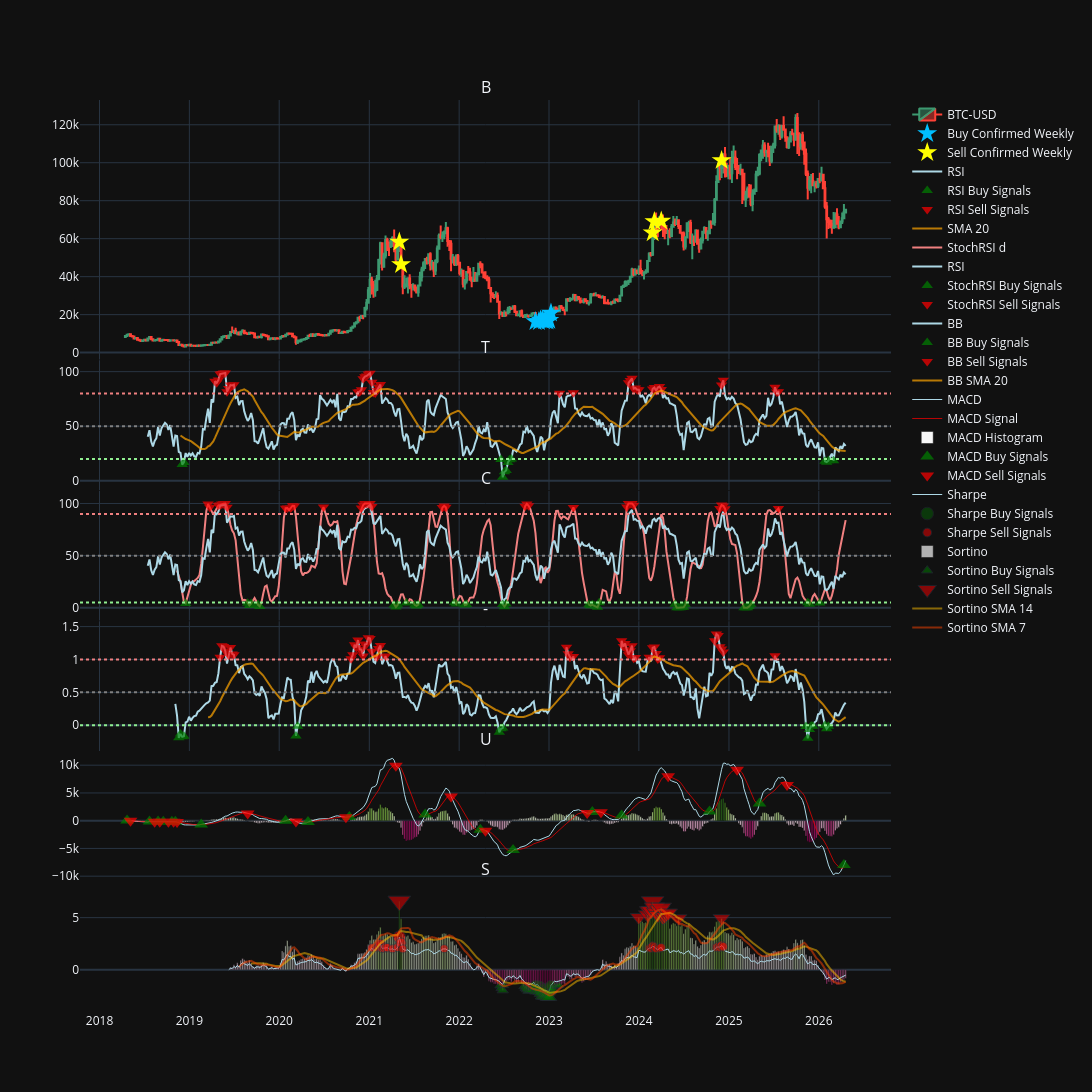

Notebook cell for this chart:
### Markdown cell above
Figure BTC Weekly

### Code cell
fig_btc_weekly = make_subplots(
    rows=6, cols=1,
    shared_xaxes=True,
    vertical_spacing=0.0008,
    subplot_titles=('BTC-USD'),
    row_width=[1.0, 1.0, 1.0, 1.0, 1.0, 2.0]
)

fig_btc_weekly.add_trace(go.Candlestick(
    x=btc_weekly_df.index,
    open=btc_weekly_df['Open']['BTC-USD'],
    high=btc_weekly_df['High']['BTC-USD'],
    low=btc_weekly_df['Low']['BTC-USD'],
    close=btc_weekly_df['Close']['BTC-USD'],
    name='BTC-USD',

), row=1, col=1)

fig_btc_weekly.add_trace(go.Scatter(
    x=btc_weekly_df.index[buy_confirmed_weekly],
    y=btc_weekly_df['Close']['BTC-USD'][buy_confirmed_weekly],
    mode='markers',
    marker=dict(size=15,
                color='#00BFFF',
                symbol='star'),
    showlegend=True,
    name='Buy Confirmed Weekly'
), row=1, col=1)

fig_btc_weekly.add_trace(go.Scatter(
    x=btc_weekly_df.index[sell_confirmed_weekly],
    y=btc_weekly_df['Close']['BTC-USD'][sell_confirmed_weekly],
    mode='markers',
    marker=dict(size=15,
                color='#FFFF00',
                colorscale='PuRd',
                symbol='star'),
    showlegend=True,
    name='Sell Confirmed Weekly'
), row=1, col=1)

'''fig_btc_weekly.add_trace(go.Scatter(
    x=btc_df.index[buy_combined_weekly],
    y=btc_df['Close']['BTC-USD'][buy_combined_weekly],
    mode='markers',
    marker=dict(size=15,
                color='blue',
                colorscale='PuRd',
                symbol='arrow-up'),
    opacity=0.7,
    showlegend=True,
    name='Buy Combined Signals'
), row=1, col=1)

fig_btc_weekly.add_trace(go.Scatter(
    x=btc_df.index[sell_combined_weekly],
    y=btc_df['Close']['BTC-USD'][sell_combined_weekly],
    mode='markers',
    marker=dict(size=15,
                color='red',
                colorscale='PuRd',
                symbol='arrow-down'),
    opacity=0.7,
    showlegend=True,
    name='Sell Combined Signals'
), row=1, col=1)

fig_btc_weekly.add_trace(go.Scatter(
    x=btc_df.index[btc_macd_buy],
    y=btc_df['Close']['BTC-USD'][btc_macd_buy],
    mode='markers',
    marker=dict(size=12,
                color='green',
                symbol='triangle-up'),
    showlegend=True,
    opacity=0.7,
    name='MACD Buy Signals'
), row=1, col=1)

fig_btc_weekly.add_trace(go.Scatter(
    x=btc_df.index[btc_macd_sell],
    y=btc_df['Close']['BTC-USD'][btc_macd_sell],
    mode='markers',
    marker=dict(size=12,
                color='red',
                symbol='triangle-down'),
    showlegend=True,
    opacity=0.7,
    name='MACD Sell Signals'
), row=1, col=1)'''

#---------------------------RSI------------------------#

fig_btc_weekly.add_trace(go.Scatter(
    x=btc_rsi_values_weekly.index,
    y=btc_rsi_values_weekly,
    line=dict(color='lightblue', width=2),
    showlegend=True,
    name='RSI'
), row=2, col=1)

fig_btc_weekly.add_trace(go.Scatter(
    x=btc_rsi_values_weekly[btc_rsi_buy].index,
    y=btc_rsi_values_weekly[btc_rsi_buy],
    mode='markers',
    marker=dict(size=10,
                color='green',
                symbol='triangle-up'),
    showlegend=True,
    opacity=0.7,
    name='RSI Buy Signals'
), row=2, col=1)

fig_btc_weekly.add_trace(go.Scatter(
    x=btc_rsi_values_weekly[btc_rsi_sell].index,
    y=btc_rsi_values_weekly[btc_rsi_sell],
    mode='markers',
    marker=dict(size=10,
                color='red',
                symbol='triangle-down'),
    showlegend=True,
    opacity=0.7,
    name='RSI Sell Signals'
), row=2, col=1)

fig_btc_weekly.add_trace(go.Scatter(
    x=rsi_weekly_sma_20.index,
    y=rsi_weekly_sma_20,
    line=dict(color='orange', width=2),
    opacity=0.7,
    showlegend=True,
    name='SMA 20'
), row=2, col=1)

fig_btc_weekly.add_hline(y=20, line_dash="dot", line_color="lightgreen", row=2, col=1)
fig_btc_weekly.add_hline(y=50, line_dash="dot", line_color="gray", row=2, col=1)
fig_btc_weekly.add_hline(y=80, line_dash="dot", line_color="lightcoral", row=2, col=1)


#--------------------------STOCH RSI---------------------#

fig_btc_weekly.add_trace(go.Scatter(
    x=btc_stochrsi_values_weekly['d'].index,
    y=btc_stochrsi_values_weekly['d'],
    line=dict(color='lightcoral', width=2),
    showlegend=True,
    name='StochRSI d'
), row=3, col=1)

fig_btc_weekly.add_trace(go.Scatter(
    x=btc_rsi_values_weekly.index,
    y=btc_rsi_values_weekly,
    line=dict(color='lightblue', width=2),
    showlegend=True,
    name='RSI'
), row=3, col=1)

fig_btc_weekly.add_trace(go.Scatter(
    x=btc_stochrsi_values_weekly['d'][btc_stochrsi_buy].index,
    y=btc_stochrsi_values_weekly['d'][btc_stochrsi_buy],
    mode='markers',
    marker=dict(size=10,
                color='green',
                symbol='triangle-up'),
    showlegend=True,
    opacity=0.7,
    name='StochRSI Buy Signals'
), row=3, col=1)

fig_btc_weekly.add_trace(go.Scatter(
    x=btc_stochrsi_values_weekly['d'][btc_stochrsi_sell].index,
    y=btc_stochrsi_values_weekly['d'][btc_stochrsi_sell],
    mode='markers',
    marker=dict(size=10,
                color='red',
                symbol='triangle-down'),
    showlegend=True,
    opacity=0.7,
    name='StochRSI Sell Signals'
), row=3, col=1)

fig_btc_weekly.add_hline(y=5, line_dash="dot", line_color="lightgreen", row=3, col=1)
fig_btc_weekly.add_hline(y=50, line_dash="dot", line_color="gray", row=3, col=1)
fig_btc_weekly.add_hline(y=90, line_dash="dot", line_color="lightcoral", row=3, col=1)


#--------------------BB%B-----------------------#

fig_btc_weekly.add_trace(go.Scatter(
    x=btc_bb_values_weekly.index,
    y=btc_bb_values_weekly,
    line=dict(color='lightblue', width=2),
    showlegend=True,
    name='BB'
), row=4, col=1)

fig_btc_weekly.add_trace(go.Scatter(
    x=btc_bb_values_weekly[btc_bb_buy].index,
    y=btc_bb_values_weekly[btc_bb_buy],
    mode='markers',
    marker=dict(size=10,
                color='green',
                symbol='triangle-up'),
    showlegend=True,
    opacity=0.7,
    name='BB Buy Signals'
), row=4, col=1)

fig_btc_weekly.add_trace(go.Scatter(
    x=btc_bb_values_weekly[btc_bb_sell].index,
    y=btc_bb_values_weekly[btc_bb_sell],
    mode='markers',
    marker=dict(size=10,
                color='red',
                symbol='triangle-down'),
    showlegend=True,
    opacity=0.7,
    name='BB Sell Signals'
), row=4, col=1)

fig_btc_weekly.add_trace(go.Scatter(
    x=btc_bb_weekly_sma_20.index,
    y=btc_bb_weekly_sma_20,
    line=dict(color='orange', width=2),
    opacity=0.7,
    showlegend=True,
    name='BB SMA 20'
), row=4, col=1)

fig_btc_weekly.add_hline(y=0, line_dash="dot", line_color="lightgreen", row=4, col=1)
fig_btc_weekly.add_hline(y=0.50, line_dash="dot", line_color="gray", row=4, col=1)
fig_btc_weekly.add_hline(y=1, line_dash="dot", line_color="lightcoral", row=4, col=1)

#------------------------MACD------------------------#

fig_btc_weekly.add_trace(go.Scatter(
    x=btc_macd_values_weekly['macd'].index,
    y=btc_macd_values_weekly['macd'],
    line=dict(color='lightblue', width=1),
    showlegend=True,
    name='MACD'
), row=5, col=1)

fig_btc_weekly.add_trace(go.Scatter(
    x=btc_macd_values_weekly['signal'].index,
    y=btc_macd_values_weekly['signal'],
    line=dict(color='red', width=1),
    opacity=0.7,
    showlegend=True,
    name='MACD Signal'
), row=5, col=1)

fig_btc_weekly.add_trace(go.Bar(
    x=btc_macd_values_weekly['histogram'].index,
    y=btc_macd_values_weekly['histogram'],
    marker_color=btc_macd_values_weekly['histogram'],
    showlegend=True,
    name='MACD Histogram'
), row=5, col=1)

fig_btc_weekly.add_trace(go.Scatter(
    x=btc_macd_values_weekly['macd'][btc_macd_buy].index,
    y=btc_macd_values_weekly['macd'][btc_macd_buy],
    mode='markers',
    marker=dict(size=12,
                color='green',
                symbol='triangle-up'),
    showlegend=True,
    opacity=0.7,
    name='MACD Buy Signals'
), row=5, col=1)

fig_btc_weekly.add_trace(go.Scatter(
    x=btc_macd_values_weekly['macd'][btc_macd_sell].index,
    y=btc_macd_values_weekly['macd'][btc_macd_sell],
    mode='markers',
    marker=dict(size=12,
                color='red',
                symbol='triangle-down'),
    showlegend=True,
    opacity=0.7,
    name='MACD Sell Signals'
), row=5, col=1)


#------------------------SHARPE-----------------------#


fig_btc_weekly.add_trace(go.Scatter(
    x=btc_sharpe_weekly_values.index,
    y=btc_sharpe_weekly_values,
    line=dict(color='lightblue', width=1),
    showlegend=True,
    name='Sharpe'
), row=6, col=1)

fig_btc_weekly.add_trace(go.Scatter(
    x=btc_sharpe_weekly_values[btc_sharpe_buy_weekly].index,
    y=btc_sharpe_weekly_values[btc_sharpe_buy_weekly],
    mode='markers',
    marker=dict(size=btc_sharpe_weekly_values[btc_sharpe_buy_weekly].abs()*7,
                color='green',
                symbol='circle'),

    showlegend=True,
    opacity=0.5,
    name='Sharpe Buy Signals'
), row=6, col=1)

fig_btc_weekly.add_trace(go.Scatter(
    x=btc_sharpe_weekly_values.index[btc_sharpe_sell_weekly],
    y=btc_sharpe_weekly_values[btc_sharpe_sell_weekly],
    mode='markers',
    marker=dict(size=btc_sharpe_weekly_values[btc_sharpe_sell_weekly].abs()*4,
                color='red',
                symbol='circle'),

    showlegend=True,
    opacity=0.7,
    name='Sharpe Sell Signals'
), row=6, col=1)

'''fig_btc_weekly.add_trace(go.Scatter(
    x=btc_sharpe_sma_20.index,
    y=btc_sharpe_sma_20,
    line=dict(color='purple', width=2),
    showlegend=True,
    opacity=0.7,
    name='Sharpe SMA 20'
), row=6, col=1)'''

#------------------------SORTINO-----------------------#

fig_btc_weekly.add_trace(go.Bar(
    x=btc_sortino_values_weekly.index,
    y=btc_sortino_values_weekly,
    marker_color=btc_sortino_values_weekly,
    showlegend=True,
    opacity=0.7,
    name='Sortino'
), row=6, col=1)

fig_btc_weekly.add_trace(go.Scatter(
    x=btc_sortino_values_weekly[sortino_buy_weekly].index,
    y=btc_sortino_values_weekly[sortino_buy_weekly],
    mode='markers',
    marker=dict(size=btc_sortino_values_weekly[sortino_buy_weekly].abs()*5,
                color='green',
                symbol='triangle-up'),

    showlegend=True,
    opacity=0.7,
    name='Sortino Buy Signals'
), row=6, col=1)

fig_btc_weekly.add_trace(go.Scatter(
    x=btc_sortino_values_weekly[sortino_sell_weekly].index,
    y=btc_sortino_values_weekly[sortino_sell_weekly],
    mode='markers',
    marker=dict(size=btc_sortino_values_weekly[sortino_sell_weekly].abs()*3,
                color='red',
                symbol='triangle-down'),
    showlegend=True,
    opacity=0.7,
    name='Sortino Sell Signals'
), row=6, col=1)

fig_btc_weekly.add_trace(go.Scatter(
    x=btc_sortino_weekly_sma_14.index,
    y=btc_sortino_weekly_sma_14,
    line=dict(color='#FFBF00', width=2),
    showlegend=True,
    opacity=0.5,
    name='Sortino SMA 14'
), row=6, col=1)

fig_btc_weekly.add_trace(go.Scatter(
    x=btc_sortino_weekly_sma_7.index,
    y=btc_sortino_weekly_sma_7,
    line=dict(color='#FF4500', width=2),
    showlegend=True,
    opacity=0.5,
    name='Sortino SMA 7'
), row=6, col=1)

#------------------------VIX----------------------#

'''fig_btc_weekly.add_trace(go.Bar(
    x=vix.index,
    y=vix,
    marker_color=vix,
    showlegend=True,
    opacity=0.7,
    name='VIX'
), row=7, col=1)

fig_btc_weekly.add_trace(go.Scatter(
    x=vix_sma_9.index,
    y=vix_sma_9,
    marker_color='orange',
    showlegend=True,
    opacity=0.7,
    name='VIX SMA 9'
), row=7, col=1)

fig_btc_weekly.add_trace(go.Scatter(
    x=vix_sma_20.index,
    y=vix_sma_20,
    marker_color='lightgreen',
    showlegend=True,
    name='VIX SMA 50'
), row=7, col=1)'''

fig_btc_weekly.update_layout(xaxis_rangeslider_visible=False, template='plotly_dark', height=1150, width=1600)

### Figure 1 — Plotly figure (JSON) as saved in the notebook; plotly's stock layout.template omitted (floating-point values rounded to 4 significant figures; data arrays with more than 128 entries replaced by an {"elided": "..."} marker saying what was removed)
{"data": [{"close": {"elided": "419 float values"}, "high": {"elided": "419 float values"}, "low": {"elided": "419 float values"}, "name": "BTC-USD", "open": {"elided": "419 float values"}, "type": "candlestick", "x": {"elided": "419 str values"}, "xaxis": "x", "yaxis": "y"}, {"marker": {"color": "#00BFFF", "size": 15, "symbol": "star"}, "mode": "markers", "name": "Buy Confirmed Weekly", "showlegend": true, "type": "scatter", "x": ["2022-11-07T00:00:00", "2022-11-21T00:00:00", "2022-11-28T00:00:00", "2022-12-05T00:00:00", "2022-12-12T00:00:00", "2022-12-19T00:00:00", "2022-12-26T00:00:00", "2023-01-02T00:00:00", "2023-01-09T00:00:00"], "xaxis": "x", "y": [16350.0, 16440.0, 17130.0, 17100.0, 16760.0, 16840.0, 16630.0, 17090.0, 20880.0], "yaxis": "y"}, {"marker": {"color": "#FFFF00", "colorscale": [[0, "rgb(247,244,249)"], [0.125, "rgb(231,225,239)"], [0.25, "rgb(212,185,218)"], [0.375, "rgb(201,148,199)"], [0.5, "rgb(223,101,176)"], [0.625, "rgb(231,41,138)"], [0.75, "rgb(206,18,86)"], [0.875, "rgb(152,0,67)"], [1, "rgb(103,0,31)"]], "size": 15, "symbol": "star"}, "mode": "markers", "name": "Sell Confirmed Weekly", "showlegend": true, "type": "scatter", "x": ["2021-05-03T00:00:00", "2021-05-10T00:00:00", "2024-02-26T00:00:00", "2024-03-04T00:00:00", "2024-04-01T00:00:00", "2024-12-02T00:00:00"], "xaxis": "x", "y": [58230.0, 46460.0, 63170.0, 69020.0, 69360.0, 101200.0], "yaxis": "y"}, {"line": {"color": "lightblue", "width": 2}, "name": "RSI", "showlegend": true, "type": "scatter", "x": {"elided": "419 str values"}, "xaxis": "x2", "y": {"elided": "419 float values"}, "yaxis": "y2"}, {"marker": {"color": "green", "size": 10, "symbol": "triangle-up"}, "mode": "markers", "name": "RSI Buy Signals", "opacity": 0.7, "showlegend": true, "type": "scatter", "x": ["2018-12-03T00:00:00", "2018-12-10T00:00:00", "2022-06-20T00:00:00", "2022-06-27T00:00:00", "2022-07-04T00:00:00", "2022-07-11T00:00:00", "2022-07-18T00:00:00", "2022-07-25T00:00:00", "2022-08-01T00:00:00", "2026-01-26T00:00:00", "2026-02-02T00:00:00", "2026-02-09T00:00:00", "2026-03-02T00:00:00"], "xaxis": "x2", "y": [14.82, 16.79, 19.58, 3.18, 8.167, 9.454, 16.8, 19.26, 19.9, 17.87, 17.03, 18.37, 18.34], "yaxis": "y2"}, {"marker": {"color": "red", "size": 10, "symbol": "triangle-down"}, "mode": "markers", "name": "RSI Sell Signals", "opacity": 0.7, "showlegend": true, "type": "scatter", "x": ["2019-04-15T00:00:00", "2019-04-22T00:00:00", "2019-04-29T00:00:00", "2019-05-06T00:00:00", "2019-05-13T00:00:00", "2019-05-20T00:00:00", "2019-05-27T00:00:00", "2019-06-03T00:00:00", "2019-06-10T00:00:00", "2019-06-17T00:00:00", "2019-06-24T00:00:00", "2019-07-01T00:00:00", "2020-11-16T00:00:00", "2020-11-23T00:00:00", "2020-11-30T00:00:00", "2020-12-07T00:00:00", "2020-12-14T00:00:00", "2020-12-21T00:00:00", "2020-12-28T00:00:00", "2021-01-04T00:00:00", "2021-01-11T00:00:00", "2021-01-18T00:00:00", "2021-01-25T00:00:00", "2021-02-01T00:00:00", "2021-02-08T00:00:00", "2021-02-15T00:00:00", "2023-02-13T00:00:00", "2023-04-10T00:00:00", "2023-11-20T00:00:00", "2023-11-27T00:00:00", "2023-12-04T00:00:00", "2023-12-11T00:00:00", "2023-12-18T00:00:00", "2023-12-25T00:00:00", "2024-01-01T00:00:00", "2024-02-26T00:00:00", "2024-03-04T00:00:00", "2024-03-11T00:00:00", "2024-03-18T00:00:00", "2024-03-25T00:00:00", "2024-04-01T00:00:00", "2024-12-02T00:00:00", "2024-12-09T00:00:00", "2025-07-07T00:00:00", "2025-07-14T00:00:00", "2025-07-21T00:00:00"], "xaxis": "x2", "y": [91.22, 89.76, 92.34, 97.82, 98.29, 98.76, 98.74, 81.6, 84.64, 87.66, 87.33, 88.05, 81.34, 81.62, 83.43, 93.48, 95.42, 96.02, 97.82, 98.61, 90.24, 80.84, 80.42, 83.03, 86.0, 88.14, 80.09, 80.59, 89.73, 91.82, 93.89, 84.42, 85.05, 83.37, 83.33, 84.17, 85.46, 82.58, 85.42, 86.34, 83.72, 87.77, 92.13, 85.7, 81.34, 81.57], "yaxis": "y2"}, {"line": {"color": "orange", "width": 2}, "name": "SMA 20", "opacity": 0.7, "showlegend": true, "type": "scatter", "x": {"elided": "419 str values"}, "xaxis": "x2", "y": {"elided": "419 float values"}, "yaxis": "y2"}, {"line": {"color": "lightcoral", "width": 2}, "name": "StochRSI d", "showlegend": true, "type": "scatter", "x": {"elided": "389 str values"}, "xaxis": "x3", "y": {"elided": "389 float values"}, "yaxis": "y3"}, {"line": {"color": "lightblue", "width": 2}, "name": "RSI", "showlegend": true, "type": "scatter", "x": {"elided": "419 str values"}, "xaxis": "x3", "y": {"elided": "419 float values"}, "yaxis": "y3"}, {"marker": {"color": "green", "size": 10, "symbol": "triangle-up"}, "mode": "markers", "name": "StochRSI Buy Signals", "opacity": 0.7, "showlegend": true, "type": "scatter", "x": ["2018-12-17T00:00:00", "2019-08-26T00:00:00", "2019-09-02T00:00:00", "2019-09-09T00:00:00", "2019-10-07T00:00:00", "2019-10-14T00:00:00", "2021-04-12T00:00:00", "2021-04-19T00:00:00", "2021-04-26T00:00:00", "2021-05-31T00:00:00", "2021-07-05T00:00:00", "2021-07-12T00:00:00", "2021-07-19T00:00:00", "2021-12-13T00:00:00", "2021-12-20T00:00:00", "2022-01-24T00:00:00", "2022-01-31T00:00:00", "2022-06-27T00:00:00", "2022-07-04T00:00:00", "2022-07-11T00:00:00", "2023-06-12T00:00:00", "2023-06-19T00:00:00", "2023-06-26T00:00:00", "2023-07-03T00:00:00", "2023-07-10T00:00:00", "2023-07-17T00:00:00", "2023-07-24T00:00:00", "2024-05-27T00:00:00", "2024-06-03T00:00:00", "2024-06-10T00:00:00", "2024-06-17T00:00:00", "2024-06-24T00:00:00", "2024-07-01T00:00:00", "2024-07-08T00:00:00", "2025-03-03T00:00:00", "2025-03-10T00:00:00", "2025-03-17T00:00:00", "2025-03-24T00:00:00", "2025-03-31T00:00:00", "2025-11-17T00:00:00", "2025-11-24T00:00:00", "2026-01-05T00:00:00"], "xaxis": "x3", "y": [4.211, 4.243, 2.205, 4.016, 2.874, 1.317, 2.591, 0.6984, 2.758, 4.583, 2.592, 1.8, 2.932, 4.822, 3.516, 2.679, 3.07, 3.231, 1.096, 3.572, 3.021, 2.051, 2.88, 2.23, 1.58, 0.4648, 4.738, 3.417, 0.0, 0.0, 0.0, 0.2131, 0.4262, 3.012, 0.0, 0.0, 0.1225, 1.303, 3.083, 4.714, 3.364, 4.567], "yaxis": "y3"}, {"marker": {"color": "red", "size": 10, "symbol": "triangle-down"}, "mode": "markers", "name": "StochRSI Sell Signals", "opacity": 0.7, "showlegend": true, "type": "scatter", "x": ["2019-03-18T00:00:00", "2019-03-25T00:00:00", "2019-04-29T00:00:00", "2019-05-06T00:00:00", "2019-05-13T00:00:00", "2019-05-20T00:00:00", "2019-05-27T00:00:00", "2019-06-03T00:00:00", "2020-01-27T00:00:00", "2020-02-03T00:00:00", "2020-02-17T00:00:00", "2020-02-24T00:00:00", "2020-03-02T00:00:00", "2020-06-29T00:00:00", "2020-11-30T00:00:00", "2020-12-07T00:00:00", "2020-12-14T00:00:00", "2020-12-21T00:00:00", "2020-12-28T00:00:00", "2021-01-04T00:00:00", "2021-01-11T00:00:00", "2021-10-25T00:00:00", "2021-11-01T00:00:00", "2021-11-08T00:00:00", "2022-09-26T00:00:00", "2022-10-03T00:00:00", "2022-10-10T00:00:00", "2023-04-10T00:00:00", "2023-11-13T00:00:00", "2023-11-20T00:00:00", "2023-11-27T00:00:00", "2023-12-04T00:00:00", "2023-12-11T00:00:00", "2024-11-25T00:00:00", "2024-12-02T00:00:00", "2024-12-09T00:00:00", "2024-12-16T00:00:00", "2025-07-21T00:00:00"], "xaxis": "x3", "y": [99.57, 96.45, 98.25, 98.66, 99.53, 99.77, 100.0, 96.3, 95.44, 95.67, 95.73, 97.87, 97.67, 96.61, 95.64, 98.48, 100.0, 100.0, 100.0, 100.0, 96.99, 96.21, 97.69, 96.36, 97.43, 99.61, 97.81, 96.22, 96.63, 100.0, 100.0, 100.0, 98.29, 95.16, 98.46, 97.69, 95.01, 95.28], "yaxis": "y3"}, {"line": {"color": "lightblue", "width": 2}, "name": "BB", "showlegend": true, "type": "scatter", "x": {"elided": "419 str values"}, "xaxis": "x4", "y": {"elided": "419 float values"}, "yaxis": "y4"}, {"marker": {"color": "green", "size": 10, "symbol": "triangle-up"}, "mode": "markers", "name": "BB Buy Signals", "opacity": 0.7, "showlegend": true, "type": "scatter", "x": ["2018-11-19T00:00:00", "2018-11-26T00:00:00", "2018-12-03T00:00:00", "2018-12-10T00:00:00", "2020-03-09T00:00:00", "2020-03-16T00:00:00", "2022-06-13T00:00:00", "2022-06-20T00:00:00", "2022-06-27T00:00:00", "2025-11-10T00:00:00", "2025-11-17T00:00:00", "2025-11-24T00:00:00", "2025-12-01T00:00:00", "2025-12-08T00:00:00", "2026-01-26T00:00:00", "2026-02-02T00:00:00", "2026-02-09T00:00:00"], "xaxis": "x4", "y": [-0.1915, -0.1332, -0.1768, -0.1681, -0.1623, -0.01465, -0.1067, -0.05291, -0.04313, -0.01778, -0.1983, -0.0654, -0.01236, -0.01392, -0.002692, -0.05397, -0.01723], "yaxis": "y4"}, {"marker": {"color": "red", "size": 10, "symbol": "triangle-down"}, "mode": "markers", "name": "BB Sell Signals", "opacity": 0.7, "showlegend": true, "type": "scatter", "x": ["2019-05-06T00:00:00", "2019-05-13T00:00:00", "2019-05-20T00:00:00", "2019-05-27T00:00:00", "2019-06-10T00:00:00", "2019-06-17T00:00:00", "2019-06-24T00:00:00", "2019-07-01T00:00:00", "2020-10-19T00:00:00", "2020-10-26T00:00:00", "2020-11-02T00:00:00", "2020-11-09T00:00:00", "2020-11-16T00:00:00", "2020-11-23T00:00:00", "2020-11-30T00:00:00", "2020-12-07T00:00:00", "2020-12-14T00:00:00", "2020-12-21T00:00:00", "2020-12-28T00:00:00", "2021-01-04T00:00:00", "2021-01-11T00:00:00", "2021-02-01T00:00:00", "2021-02-08T00:00:00", "2021-02-15T00:00:00", "2021-03-08T00:00:00", "2023-03-13T00:00:00", "2023-03-20T00:00:00", "2023-03-27T00:00:00", "2023-04-10T00:00:00", "2023-10-23T00:00:00", "2023-10-30T00:00:00", "2023-11-06T00:00:00", "2023-11-13T00:00:00", "2023-11-20T00:00:00", "2023-11-27T00:00:00", "2023-12-04T00:00:00", "2023-12-11T00:00:00", "2023-12-18T00:00:00", "2024-02-12T00:00:00", "2024-02-26T00:00:00", "2024-03-04T00:00:00", "2024-03-11T00:00:00", "2024-03-18T00:00:00", "2024-03-25T00:00:00", "2024-11-04T00:00:00", "2024-11-11T00:00:00", "2024-11-18T00:00:00", "2024-11-25T00:00:00", "2024-12-02T00:00:00", "2024-12-09T00:00:00", "2025-07-07T00:00:00"], "xaxis": "x4", "y": [1.034, 1.208, 1.197, 1.128, 1.063, 1.181, 1.085, 1.07, 1.011, 1.073, 1.224, 1.184, 1.295, 1.154, 1.149, 1.054, 1.226, 1.235, 1.33, 1.319, 1.123, 1.037, 1.166, 1.211, 1.052, 1.185, 1.089, 1.034, 1.046, 1.283, 1.197, 1.242, 1.149, 1.072, 1.134, 1.21, 1.018, 1.029, 1.035, 1.18, 1.19, 1.09, 1.009, 1.027, 1.286, 1.388, 1.363, 1.193, 1.158, 1.115, 1.058], "yaxis": "y4"}, {"line": {"color": "orange", "width": 2}, "name": "BB SMA 20", "opacity": 0.7, "showlegend": true, "type": "scatter", "x": {"elided": "419 str values"}, "xaxis": "x4", "y": {"elided": "419 float values"}, "yaxis": "y4"}, {"line": {"color": "lightblue", "width": 1}, "name": "MACD", "showlegend": true, "type": "scatter", "x": {"elided": "419 str values"}, "xaxis": "x5", "y": {"elided": "419 float values"}, "yaxis": "y5"}, {"line": {"color": "red", "width": 1}, "name": "MACD Signal", "opacity": 0.7, "showlegend": true, "type": "scatter", "x": {"elided": "419 str values"}, "xaxis": "x5", "y": {"elided": "419 float values"}, "yaxis": "y5"}, {"marker": {"color": {"elided": "419 float values"}}, "name": "MACD Histogram", "showlegend": true, "type": "bar", "x": {"elided": "419 str values"}, "xaxis": "x5", "y": {"elided": "419 float values"}, "yaxis": "y5"}, {"marker": {"color": "green", "size": 12, "symbol": "triangle-up"}, "mode": "markers", "name": "MACD Buy Signals", "opacity": 0.7, "showlegend": true, "type": "scatter", "x": ["2018-04-23T00:00:00", "2018-07-23T00:00:00", "2018-08-27T00:00:00", "2018-09-17T00:00:00", "2018-10-22T00:00:00", "2018-11-05T00:00:00", "2019-02-18T00:00:00", "2020-01-27T00:00:00", "2020-04-27T00:00:00", "2020-10-12T00:00:00", "2021-08-16T00:00:00", "2022-03-28T00:00:00", "2022-08-08T00:00:00", "2023-06-26T00:00:00", "2023-10-23T00:00:00", "2024-10-14T00:00:00", "2025-05-05T00:00:00", "2026-04-13T00:00:00"], "xaxis": "x5", "y": [13.83, -148.8, -165.9, -194.6, -195.4, -193.9, -695.2, -26.12, -256.8, 653.0, 1093.0, -1614.0, -5279.0, 1585.0, 925.0, 1648.0, 3092.0, -7986.0], "yaxis": "y5"}, {"marker": {"color": "red", "size": 12, "symbol": "triangle-down"}, "mode": "markers", "name": "MACD Sell Signals", "opacity": 0.7, "showlegend": true, "type": "scatter", "x": ["2018-05-07T00:00:00", "2018-08-13T00:00:00", "2018-09-03T00:00:00", "2018-10-08T00:00:00", "2018-10-29T00:00:00", "2018-11-12T00:00:00", "2019-08-26T00:00:00", "2020-03-09T00:00:00", "2020-09-28T00:00:00", "2021-04-19T00:00:00", "2021-11-29T00:00:00", "2022-04-18T00:00:00", "2023-06-05T00:00:00", "2023-07-31T00:00:00", "2024-04-29T00:00:00", "2025-02-03T00:00:00", "2025-08-25T00:00:00"], "xaxis": "x5", "y": [-4.232, -207.3, -197.1, -203.3, -197.3, -246.6, 1282.0, -131.8, 623.0, 9904.0, 4366.0, -1796.0, 1365.0, 1506.0, 8005.0, 9187.0, 6439.0], "yaxis": "y5"}, {"line": {"color": "lightblue", "width": 1}, "name": "Sharpe", "showlegend": true, "type": "scatter", "x": {"elided": "418 str values"}, "xaxis": "x6", "y": {"elided": "418 float values"}, "yaxis": "y6"}, {"marker": {"color": "green", "size": [10.54, 10.94, 12.08, 13.62, 13.73, 13.75, 14.28, 14.35, 10.52], "symbol": "circle"}, "mode": "markers", "name": "Sharpe Buy Signals", "opacity": 0.5, "showlegend": true, "type": "scatter", "x": ["2022-11-07T00:00:00", "2022-11-21T00:00:00", "2022-11-28T00:00:00", "2022-12-05T00:00:00", "2022-12-12T00:00:00", "2022-12-19T00:00:00", "2022-12-26T00:00:00", "2023-01-02T00:00:00", "2023-01-09T00:00:00"], "xaxis": "x6", "y": [-1.506, -1.563, -1.726, -1.946, -1.962, -1.964, -2.04, -2.05, -1.503], "yaxis": "y6"}, {"marker": {"color": "red", "size": [8.415, 8.544, 9.118, 9.855, 8.181, 8.272, 8.582, 8.49, 8.067, 8.637, 12.55, 10.25, 8.016, 8.098, 8.292, 8.338, 9.046, 8.707, 8.075, 8.322, 8.55, 8.644, 8.769, 8.723, 9.239, 8.845], "symbol": "circle"}, "mode": "markers", "name": "Sharpe Sell Signals", "opacity": 0.7, "showlegend": true, "type": "scatter", "x": ["2021-01-11T00:00:00", "2021-02-01T00:00:00", "2021-02-08T00:00:00", "2021-02-15T00:00:00", "2021-02-22T00:00:00", "2021-03-01T00:00:00", "2021-03-08T00:00:00", "2021-03-15T00:00:00", "2021-04-05T00:00:00", "2021-04-26T00:00:00", "2021-05-03T00:00:00", "2021-05-10T00:00:00", "2021-05-17T00:00:00", "2021-11-01T00:00:00", "2024-02-12T00:00:00", "2024-02-19T00:00:00", "2024-02-26T00:00:00", "2024-03-04T00:00:00", "2024-03-11T00:00:00", "2024-03-25T00:00:00", "2024-04-01T00:00:00", "2024-11-11T00:00:00", "2024-11-18T00:00:00", "2024-11-25T00:00:00", "2024-12-02T00:00:00", "2024-12-09T00:00:00"], "xaxis": "x6", "y": [2.104, 2.136, 2.279, 2.464, 2.045, 2.068, 2.145, 2.122, 2.017, 2.159, 3.138, 2.562, 2.004, 2.024, 2.073, 2.085, 2.262, 2.177, 2.019, 2.08, 2.138, 2.161, 2.192, 2.181, 2.31, 2.211], "yaxis": "y6"}, {"marker": {"color": {"elided": "418 float values"}}, "name": "Sortino", "opacity": 0.7, "showlegend": true, "type": "bar", "x": {"elided": "418 str values"}, "xaxis": "x6", "y": {"elided": "418 float values"}, "yaxis": "y6"}, {"marker": {"color": "green", "size": [7.777, 8.853, 9.864, 7.63, 8.085, 8.915, 9.449, 10.06, 9.776, 9.828, 8.554, 10.37, 9.564, 10.53, 11.38, 12.53, 12.64, 12.65, 13.12, 13.17, 10.24, 9.135, 7.953, 7.79, 7.527], "symbol": "triangle-up"}, "mode": "markers", "name": "Sortino Buy Signals", "opacity": 0.7, "showlegend": true, "type": "scatter", "x": ["2022-06-13T00:00:00", "2022-06-20T00:00:00", "2022-06-27T00:00:00", "2022-07-04T00:00:00", "2022-09-19T00:00:00", "2022-09-26T00:00:00", "2022-10-03T00:00:00", "2022-10-10T00:00:00", "2022-10-17T00:00:00", "2022-10-24T00:00:00", "2022-10-31T00:00:00", "2022-11-07T00:00:00", "2022-11-14T00:00:00", "2022-11-21T00:00:00", "2022-11-28T00:00:00", "2022-12-05T00:00:00", "2022-12-12T00:00:00", "2022-12-19T00:00:00", "2022-12-26T00:00:00", "2023-01-02T00:00:00", "2023-01-09T00:00:00", "2023-01-16T00:00:00", "2023-01-30T00:00:00", "2023-02-06T00:00:00", "2023-02-13T00:00:00"], "xaxis": "x6", "y": [-1.555, -1.771, -1.973, -1.526, -1.617, -1.783, -1.89, -2.012, -1.955, -1.966, -1.711, -2.075, -1.913, -2.107, -2.275, -2.505, -2.528, -2.53, -2.623, -2.634, -2.048, -1.827, -1.591, -1.558, -1.505], "yaxis": "y6"}, {"marker": {"color": "red", "size": [19.76, 15.1, 15.86, 16.94, 17.01, 19.62, 17.93, 16.55, 15.65, 17.15, 17.88, 14.98, 15.36, 15.94, 16.31, 14.77, 14.79], "symbol": "triangle-down"}, "mode": "markers", "name": "Sortino Sell Signals", "opacity": 0.7, "showlegend": true, "type": "scatter", "x": ["2021-05-03T00:00:00", "2024-01-01T00:00:00", "2024-02-05T00:00:00", "2024-02-12T00:00:00", "2024-02-19T00:00:00", "2024-02-26T00:00:00", "2024-03-04T00:00:00", "2024-03-11T00:00:00", "2024-03-18T00:00:00", "2024-03-25T00:00:00", "2024-04-01T00:00:00", "2024-04-08T00:00:00", "2024-04-15T00:00:00", "2024-04-22T00:00:00", "2024-04-29T00:00:00", "2024-06-10T00:00:00", "2024-12-02T00:00:00"], "xaxis": "x6", "y": [6.587, 5.033, 5.286, 5.646, 5.671, 6.539, 5.976, 5.517, 5.215, 5.718, 5.961, 4.995, 5.121, 5.313, 5.436, 4.923, 4.931], "yaxis": "y6"}, {"line": {"color": "#FFBF00", "width": 2}, "name": "Sortino SMA 14", "opacity": 0.5, "showlegend": true, "type": "scatter", "x": {"elided": "418 str values"}, "xaxis": "x6", "y": {"elided": "418 float values"}, "yaxis": "y6"}, {"line": {"color": "#FF4500", "width": 2}, "name": "Sortino SMA 7", "opacity": 0.5, "showlegend": true, "type": "scatter", "x": {"elided": "418 str values"}, "xaxis": "x6", "y": {"elided": "418 float values"}, "yaxis": "y6"}], "layout": {"annotations": [{"font": {"size": 16}, "showarrow": false, "text": "B", "x": 0.5, "xanchor": "center", "xref": "paper", "y": 1.0, "yanchor": "bottom", "yref": "paper"}, {"font": {"size": 16}, "showarrow": false, "text": "T", "x": 0.5, "xanchor": "center", "xref": "paper", "y": 0.7146, "yanchor": "bottom", "yref": "paper"}, {"font": {"size": 16}, "showarrow": false, "text": "C", "x": 0.5, "xanchor": "center", "xref": "paper", "y": 0.5715, "yanchor": "bottom", "yref": "paper"}, {"font": {"size": 16}, "showarrow": false, "text": "-", "x": 0.5, "xanchor": "center", "xref": "paper", "y": 0.4285, "yanchor": "bottom", "yref": "paper"}, {"font": {"size": 16}, "showarrow": false, "text": "U", "x": 0.5, "xanchor": "center", "xref": "paper", "y": 0.2854, "yanchor": "bottom", "yref": "paper"}, {"font": {"size": 16}, "showarrow": false, "text": "S", "x": 0.5, "xanchor": "center", "xref": "paper", "y": 0.1423, "yanchor": "bottom", "yref": "paper"}], "height": 1150, "shapes": [{"line": {"color": "lightgreen", "dash": "dot"}, "type": "line", "x0": 0, "x1": 1, "xref": "x2 domain", "y0": 20, "y1": 20, "yref": "y2"}, {"line": {"color": "gray", "dash": "dot"}, "type": "line", "x0": 0, "x1": 1, "xref": "x2 domain", "y0": 50, "y1": 50, "yref": "y2"}, {"line": {"color": "lightcoral", "dash": "dot"}, "type": "line", "x0": 0, "x1": 1, "xref": "x2 domain", "y0": 80, "y1": 80, "yref": "y2"}, {"line": {"color": "lightgreen", "dash": "dot"}, "type": "line", "x0": 0, "x1": 1, "xref": "x3 domain", "y0": 5, "y1": 5, "yref": "y3"}, {"line": {"color": "gray", "dash": "dot"}, "type": "line", "x0": 0, "x1": 1, "xref": "x3 domain", "y0": 50, "y1": 50, "yref": "y3"}, {"line": {"color": "lightcoral", "dash": "dot"}, "type": "line", "x0": 0, "x1": 1, "xref": "x3 domain", "y0": 90, "y1": 90, "yref": "y3"}, {"line": {"color": "lightgreen", "dash": "dot"}, "type": "line", "x0": 0, "x1": 1, "xref": "x4 domain", "y0": 0, "y1": 0, "yref": "y4"}, {"line": {"color": "gray", "dash": "dot"}, "type": "line", "x0": 0, "x1": 1, "xref": "x4 domain", "y0": 0.5, "y1": 0.5, "yref": "y4"}, {"line": {"color": "lightcoral", "dash": "dot"}, "type": "line", "x0": 0, "x1": 1, "xref": "x4 domain", "y0": 1, "y1": 1, "yref": "y4"}], "width": 1600, "xaxis": {"anchor": "y", "domain": [0, 1], "matches": "x6", "rangeslider": {"visible": false}, "showticklabels": false}, "xaxis2": {"anchor": "y2", "domain": [0, 1], "matches": "x6", "showticklabels": false}, "xaxis3": {"anchor": "y3", "domain": [0, 1], "matches": "x6", "showticklabels": false}, "xaxis4": {"anchor": "y4", "domain": [0, 1], "matches": "x6", "showticklabels": false}, "xaxis5": {"anchor": "y5", "domain": [0, 1], "matches": "x6", "showticklabels": false}, "xaxis6": {"anchor": "y6", "domain": [0, 1]}, "yaxis": {"anchor": "x", "domain": [0.7154, 1.0]}, "yaxis2": {"anchor": "x2", "domain": [0.5723, 0.7146]}, "yaxis3": {"anchor": "x3", "domain": [0.4293, 0.5715]}, "yaxis4": {"anchor": "x4", "domain": [0.2862, 0.4285]}, "yaxis5": {"anchor": "x5", "domain": [0.1431, 0.2854]}, "yaxis6": {"anchor": "x6", "domain": [0, 0.1423]}}}
